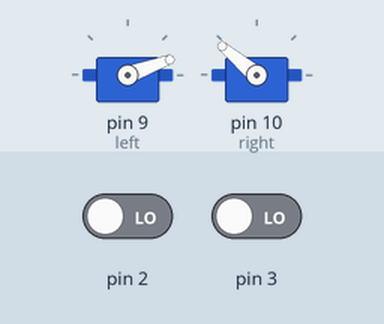
Recording of a sketch running on a simulated Arduino Uno, built with avr-gcc and run on an emulated ATmega328P. Shown: 2 × servo. The inputs (shaded band) are chosen by the test bench; at power-on: pin 2 LOW, pin 3 LOW.

Above: at 1.2 s.
1.3 s: pin 2 driven HIGH
At 1.6 s:
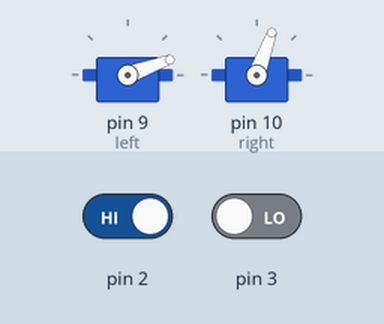
2.8 s: pin 3 driven HIGH
At 4.0 s:
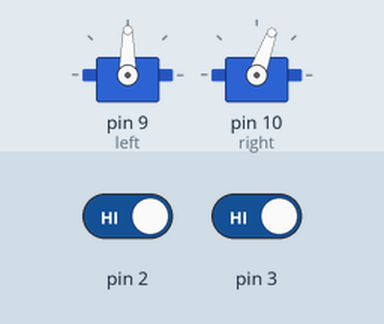
4.3 s: pin 2 driven LOW
At 5.1 s:
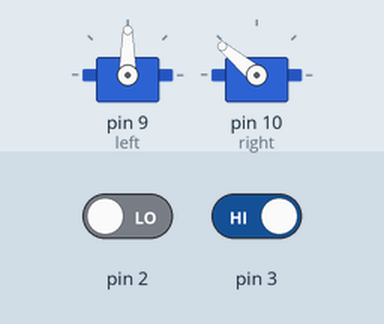
5.8 s: pin 3 driven LOW
At 6.3 s:
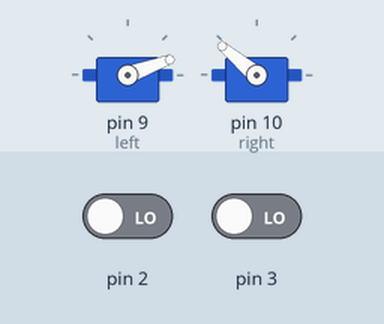
Timing chart, 0 to 8.3 s (numbered marks = the images above; inputs shaded):
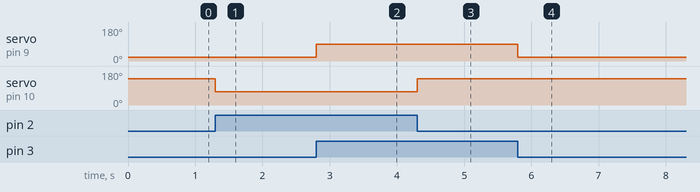

The sketch:

pinball.ino
```cpp
#include <Servo.h>

Servo left;
Servo right;

void setup() {
  left.attach(9);
  right.attach(10);
  pinMode(2, INPUT);
  pinMode(3, INPUT);
}

void loop() {
  int left_pressed = digitalRead(3);
  int right_pressed = digitalRead(2);
  if (left_pressed == HIGH) {
    left.write(90);
  } else {
    left.write(20);
  }
  if (right_pressed == HIGH) {
    right.write(70);
  } else {
    right.write(140);
  }
  delay(5);
}
```

Measured:
- after the input at 1.3 s, servo on pin 10 (right): 140° → 70° at once
- after the input at 2.8 s, servo on pin 9 (left): 20° → 90° at once
- after the input at 4.3 s, servo on pin 10 (right): 70° → 140° at once
- after the input at 5.8 s, servo on pin 9 (left): 90° → 20° at once
